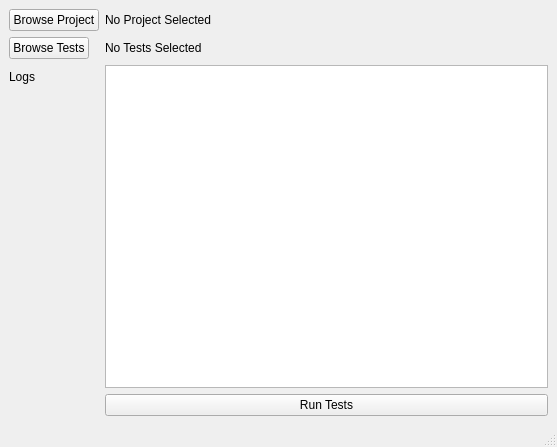
<?xml version="1.0" encoding="UTF-8"?>
<ui version="4.0">
 <class>MainWindow</class>
 <widget class="QMainWindow" name="MainWindow">
  <property name="geometry">
   <rect>
    <x>0</x>
    <y>0</y>
    <width>557</width>
    <height>447</height>
   </rect>
  </property>
  <property name="windowTitle">
   <string>MainWindow</string>
  </property>
  <widget class="QWidget" name="centralwidget">
   <layout class="QFormLayout" name="formLayout">
    <property name="fieldGrowthPolicy">
     <enum>QFormLayout::AllNonFixedFieldsGrow</enum>
    </property>
    <item row="3" column="0">
     <widget class="QPushButton" name="openB">
      <property name="text">
       <string>Browse Project</string>
      </property>
     </widget>
    </item>
    <item row="3" column="1">
     <widget class="QLabel" name="srcL">
      <property name="text">
       <string>No Project Selected</string>
      </property>
     </widget>
    </item>
    <item row="6" column="0">
     <widget class="QLabel" name="label_3">
      <property name="text">
       <string>Logs</string>
      </property>
     </widget>
    </item>
    <item row="4" column="0">
     <widget class="QPushButton" name="testB">
      <property name="text">
       <string>Browse Tests</string>
      </property>
     </widget>
    </item>
    <item row="4" column="1">
     <widget class="QLabel" name="testL">
      <property name="text">
       <string>No Tests Selected</string>
      </property>
     </widget>
    </item>
    <item row="6" column="1">
     <widget class="QPlainTextEdit" name="logTB">
      <property name="readOnly">
       <bool>true</bool>
      </property>
     </widget>
    </item>
    <item row="16" column="1">
     <widget class="QPushButton" name="runB">
      <property name="text">
       <string>Run Tests</string>
      </property>
     </widget>
    </item>
   </layout>
  </widget>
  <widget class="QMenuBar" name="menubar">
   <property name="geometry">
    <rect>
     <x>0</x>
     <y>0</y>
     <width>557</width>
     <height>23</height>
    </rect>
   </property>
  </widget>
  <widget class="QStatusBar" name="statusbar"/>
 </widget>
 <resources/>
 <connections/>
</ui>
